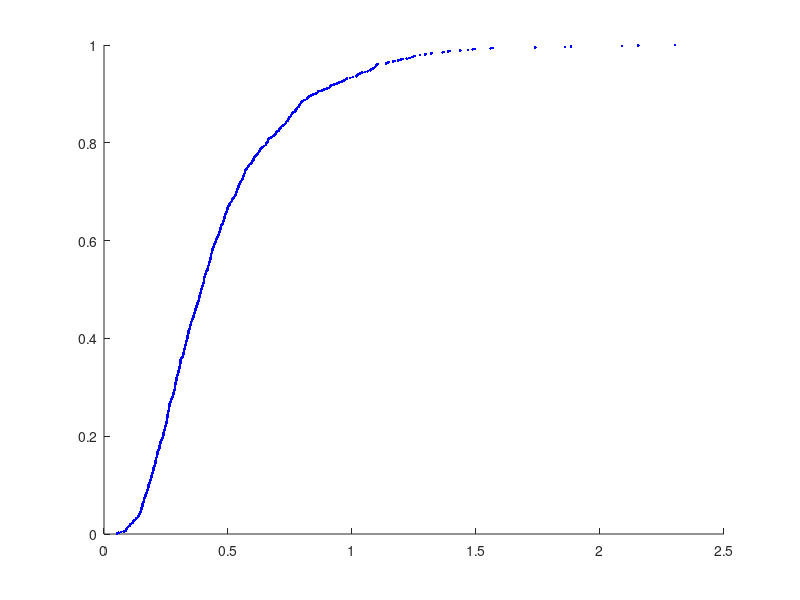

The MATLAB script that drew this image: (Note: this script raises an error after producing the figure.)
clc
clear all

M=1000;

minN=2; %We see as few as two submotions 
meanN=4; %But 4 is the average
mu=meanN-minN;
dCmin=0; %.05^2; % Empirically, submotions are separated by about 50 ms
lambda=.15^2; % The average submotion is 200 ms

n=minN+floor(exprnd(mu,M,1));

D=zeros(M,1);
for k=1:M
    dCs2=exprnd(lambda,1,n(k));

    D(k)=sum(sqrt(dCmin+dCs2));
end

figure(5)
clf
hold on
[f,x]=ecdf(D);
plot(x,f,'b.')

%hist(Sn2)
[shift,nf,T]=fitShiftedGam(D)
plot(x,gamcdf(x-shift,nf,T),'r')
a=unique(n);
for k=a'
    i=find(n==k);
    [f,x]=ecdf(D(i));
    plot(x,f/(M/length(i)),'k')
end

xlim([0 1.5])
xlabel('Movement Duration, seconds')
